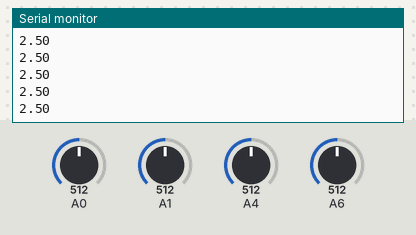
This sketch was run on a simulated Arduino Uno, built with avr-gcc and run on an emulated ATmega328P. Parts: the last lines printed to the serial monitor. The test bench sets the inputs (shaded band); at power-on: A0 = 512, A6 = 512, A4 = 512, A1 = 512.

Above: at 1.2 s.
1.3 s: A0 set to 716
At 1.68 s:
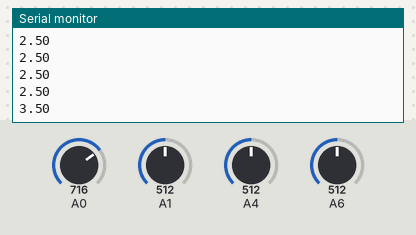
2.8 s: A6 set to 306
At 2.94 s:
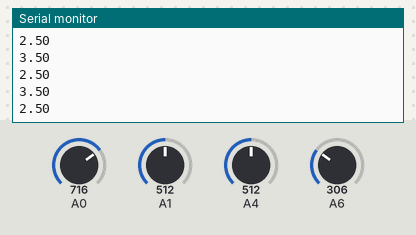
4.3 s: A0 set to 900
At 4.44 s:
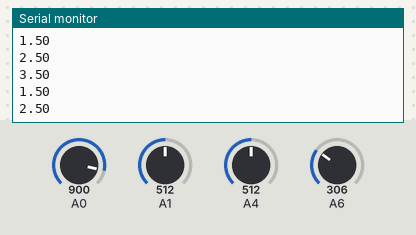
5.8 s: A4 set to 122
At 5.94 s:
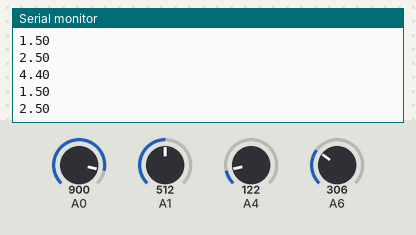
7.3 s: A4 set to 0
At 7.44 s:
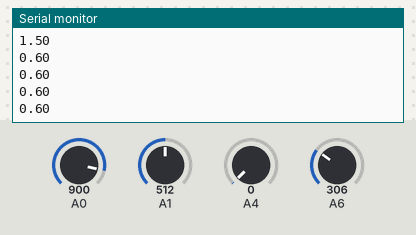
8.8 s: A6 set to 1023
At 8.95 s:
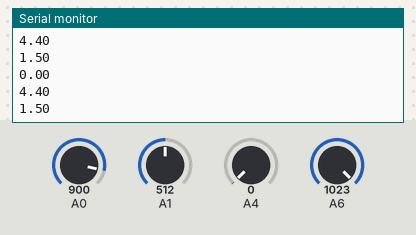
Timing chart, 0 to 11.3 s (numbered marks = the images above; inputs shaded):
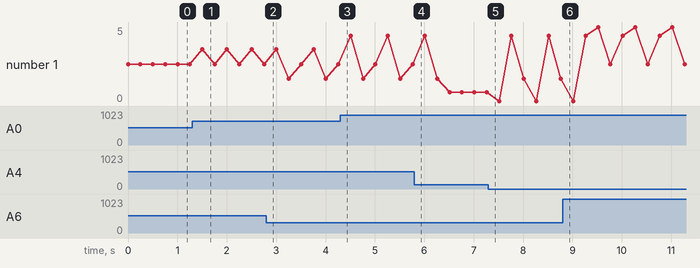

Measured:
- after the input at 1.3 s, the serial monitor: prints a new line after 0.20 s (image 1)
- plotted number 1: 2.5 → 0.6 after the input at 5.8 s, 1.5 → 2.5 after the input at 8.8 s

The sketch:

understanding_potentiometers.ino
```cpp
int vPin=A2;
int readVal;
float v2;
int delayTime=250;
void setup() {
  // put your setup code here, to run once:
Serial.begin(9600);
}

void loop() {
  // put your main code here, to run repeatedly:
readVal=analogRead(readVal);
v2=(5./1023.)*readVal;
Serial.println(v2);
delay(delayTime);
}
```
